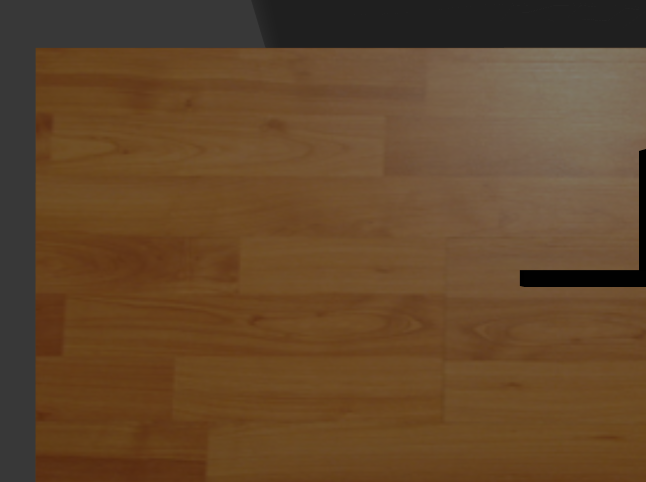
//> input picture imgB.png, 1292 x 964 px (shown at 1/2 size); the run also reads 1 picture not shown here
$ ./imgRec_v3_copy   (built with g++ and OpenCV 4)
//> lines starting //> are read from the running program, lines starting //| are printed output that depends on the picture; after the words box and inside, x2 and y2 are one past the last pixel; in counts of white or black regions, pixels touching at a corner belong together
#include<opencv2/imgproc.hpp>
#include<opencv2/highgui.hpp>
#include<iostream>

using namespace cv;
using namespace std;

//g++ -ggdb imgRec_v3.cpp -o imgRec `pkg-config --cflags --libs opencv`

void normalizeAndCompare(vector<Mat> templates, vector<Mat> samples);

Mat rotate(Mat src, double angle);

Mat rotate(Mat src, double angle)   //rotate function returning mat object with parametres imagefile and angle
{
    //get rotation matrix for rotating the image around its center in pixel coordinates
    Point2f center((src.cols-1)/2.0, (src.rows-1)/2.0);
    Mat rot = cv::getRotationMatrix2D(center, angle, 1.0);
    // determine bounding rectangle, center not relevant
    Rect2f bbox = cv::RotatedRect(cv::Point2f(), src.size(), angle).boundingRect2f();
    // adjust transformation matrix
    rot.at<double>(0,2) += bbox.width/2.0 - src.cols/2.0;
    rot.at<double>(1,2) += bbox.height/2.0 - src.rows/2.0;

    Mat dst;
    warpAffine(src, dst, rot, bbox.size());
    return dst;         //returning Mat object for output image file
}

int main(){

    //Read input image in gray scale
    //Mat image = imread("depthcam.png", IMREAD_GRAYSCALE);
    //Mat image = imread("imgF.jpg", IMREAD_COLOR);

    Mat b = imread("imgB.png", IMREAD_COLOR);
//> b is the input picture: 964 rows x 1292 cols, CV_8UC3; mean B, G, R 43, 71, 99.3


    Mat frame, fgMask, diff_im, blurredImage, im_th, im_out, greyMat, image;

    frame = imread("imgP.png", IMREAD_COLOR);


    bitwise_xor(b,frame,diff_im);


    medianBlur ( diff_im, blurredImage, 7 );

    threshold(blurredImage, im_th, 8, 255, THRESH_BINARY);

    medianBlur ( im_th, blurredImage, 7 );
//> blurredImage: 964 rows x 1292 cols, CV_8UC3; mean B, G, R 20.5, 20.1, 18.7

    cvtColor(blurredImage, greyMat, COLOR_BGR2GRAY);

    threshold(greyMat, image, 10, 255, THRESH_BINARY_INV);
//> image: 964 rows x 1292 cols, CV_8UC1; 91.6% white; 6 black regions, box (x1, y1, x2, y2) and area: (868, 810, 1049, 939) 18523, (815, 494, 998, 714) 18036, (814, 275, 991, 446) 17867, (548, 599, 717, 774) 16950, (546, 221, 772, 340) 16934, (549, 441, 718, 553) 15698

    Mat thresholdedImage;
    //Apply canny to the input image
    //Canny(image, thresholdedImage, 40, 70, 3);
    Canny(image, thresholdedImage, 40, 85, 5);
//> thresholdedImage: 964 rows x 1292 cols, CV_8UC1; 0.42% white in thin lines or dots, all inside (x1, y1, x2, y2) = (545, 220, 1049, 939)

    //To store contours
    vector<vector<Point>> contours(6), contours1;

    //To store hierarchy(nestedness)
    vector<Vec4i> hierarchy;

    //Find contours
    //findContours(thresholdedImage, contours, hierarchy, RETR_TREE, CHAIN_APPROX_SIMPLE);
    findContours(thresholdedImage, contours1, hierarchy, RETR_EXTERNAL, CHAIN_APPROX_SIMPLE, Point(0,0));
//> contours1 = 6 contours; box (x1, y1, x2, y2) and area: (867, 809, 1049, 939) 20086, (815, 493, 998, 714) 18429, (813, 274, 991, 446) 17894, (545, 220, 772, 340) 16988, (547, 598, 717, 774) 16948, (548, 440, 718, 553) 15688

    for( size_t i = 0; i< contours1.size(); i++ ){
        drawContours(image, contours1, i, Scalar(0), -1);
    }
//> this loop made 6 passes
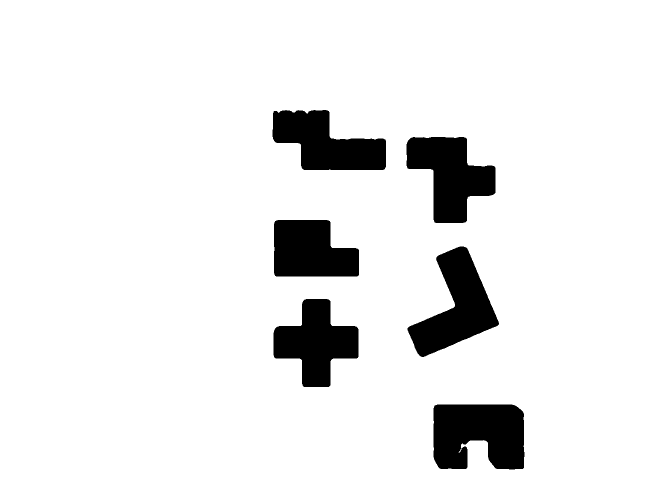
//> image: 964 rows x 1292 cols, CV_8UC1 (shown at 1/2 size); 91.3% white; 6 black regions, box (x1, y1, x2, y2) and area: (867, 809, 1049, 939) 20440, (815, 493, 998, 714) 18739, (813, 274, 991, 446) 18220, (545, 220, 772, 340) 17317, (547, 598, 717, 774) 17268, (548, 440, 718, 553) 15961

    Canny(image, thresholdedImage, 40, 85, 5);
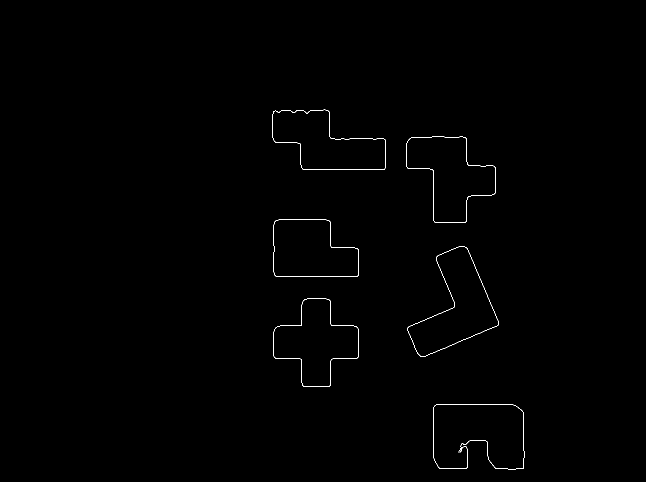
//> thresholdedImage: 964 rows x 1292 cols, CV_8UC1 (shown at 1/2 size); 0.32% white in thin lines or dots, all inside (x1, y1, x2, y2) = (544, 219, 1049, 939)
    findContours(thresholdedImage, contours1, hierarchy, RETR_EXTERNAL, CHAIN_APPROX_SIMPLE, Point(0,0));
//> contours1 = 6 contours; box (x1, y1, x2, y2) and area: (866, 808, 1049, 939) 20479, (814, 492, 998, 714) 18740, (812, 273, 991, 446) 18200, (544, 219, 772, 340) 17268, (546, 597, 717, 774) 17260, (547, 439, 718, 553) 15947

    //Output image to draw contours on
    Mat output;
    output = Mat::zeros( thresholdedImage.size(), CV_8UC3 );

    RNG rng(12345);

    int k = 0;

    double epsilon;
    for( size_t i = 0; i< contours1.size(); i++ ){
        if (contours1[i].size() > 30){
            epsilon = 0.02*arcLength(contours1[i], true);
            approxPolyDP(contours1[i], contours[k], epsilon, true);
            k++;
        }

    }
//> this loop made 6 passes
//> epsilon on passes 1 to 6: 14.55, 13.22, 14.58, 11.06, 13.53, 13.76
//> after the loop, k = 6

    // Load Templates
    vector<Mat> templates;
    templates.push_back(imread("F.png", IMREAD_GRAYSCALE));
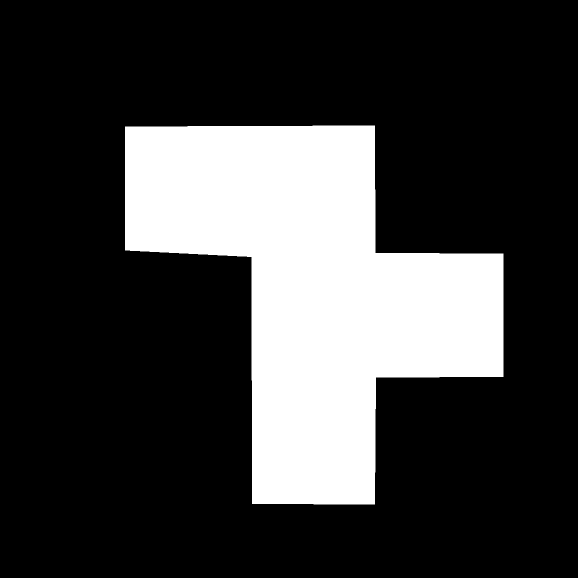
//> input picture F.png, 1155 x 1155 px (shown at 1/2 size)
//> templates[0]: 1155 rows x 1155 cols, CV_8UC1; values 0 (black) and 183 (white), 23.6% white; 1 white region, box (x1, y1, x2, y2) and area: (250, 251, 1007, 1009) 315360
    templates.push_back(imread("L.png", IMREAD_GRAYSCALE));
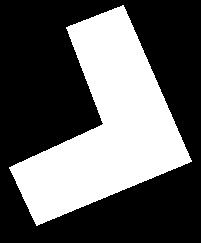
//> input picture L.png, 201 x 243 px
//> templates[1]: 243 rows x 201 cols, CV_8UC1; values 0 (black) and 183 (white), 37% white; 1 white region, box (x1, y1, x2, y2) and area: (9, 5, 192, 226) 18077
    templates.push_back(imread("N.png", IMREAD_GRAYSCALE));
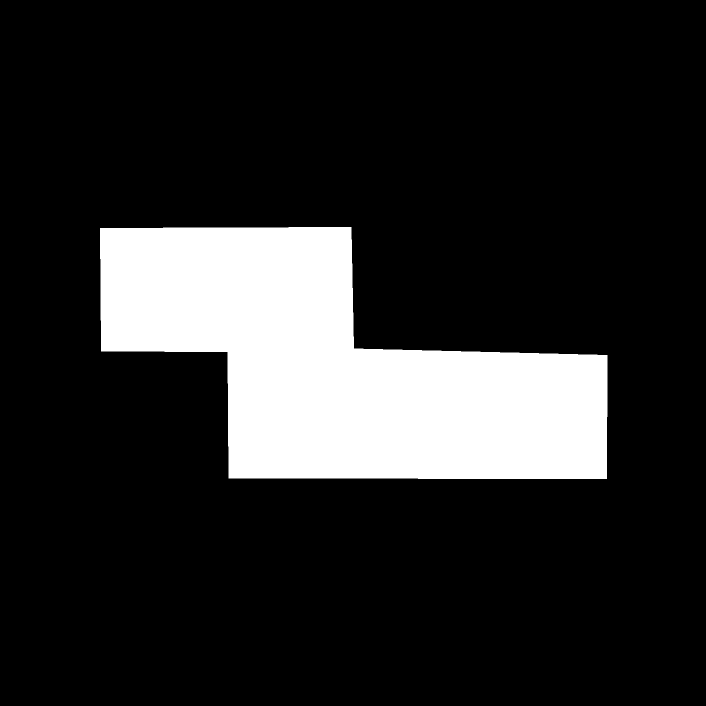
//> input picture N.png, 1412 x 1412 px (shown at 1/2 size)
//> templates[2]: 1412 rows x 1412 cols, CV_8UC1; values 0 (black) and 183 (white), 16% white; 1 white region, box (x1, y1, x2, y2) and area: (200, 454, 1215, 958) 318039
    templates.push_back(imread("P.png", IMREAD_GRAYSCALE));
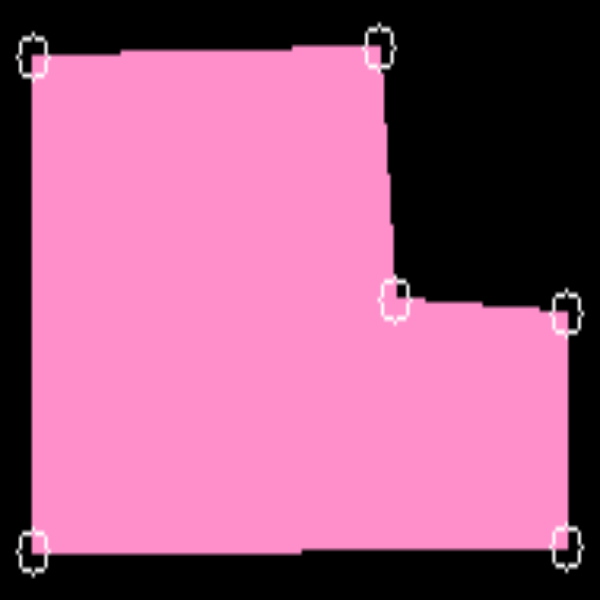
//> input picture P.png, 600 x 600 px
//> templates[3]: 600 rows x 600 cols, CV_8UC1; min 0, max 254, mean 114.9
    templates.push_back(imread("U.png", IMREAD_GRAYSCALE));
//> U.png cannot be read in this run, so this picture is empty
    templates.push_back(imread("X.png", IMREAD_GRAYSCALE));
//> X.png cannot be read in this run, so this picture is empty

    vector<Mat> res;
    Scalar color = Scalar( rng.uniform(0, 255), rng.uniform(0,255), rng.uniform(0,255) );
    for( size_t i = 0; i< contours.size(); i++ ){
        cout << "Size " << i << ": " << contours[i].size() << endl;
        Mat t = Mat::zeros(thresholdedImage.size(), CV_8UC3);
        drawContours(t, contours, i, color, CV_FILLED);
        // for (int j = 0; j < contours[i].size(); ++j){
        //     circle(t, contours[i][j], 5, Scalar(255,255,255));
        // }
        Rect roi = boundingRect(contours[i]);
        roi.x = roi.x*0.99;
        roi.y = roi.y*0.99;
        roi.width = roi.width*1.1;
        roi.height = roi.height*1.1;
        Mat f(t,roi);
        // resize(f,f,Size(600,600));
        cvtColor(f, f, COLOR_BGR2GRAY);
        res.push_back(f);
    }
//> this loop made 6 passes
//| Size 0: 8
//| Size 1: 12
//| Size 2: 6
//| Size 3: 6
//| Size 4: 10
//| Size 5: 8
//> pass 2, `cvtColor(f, f, COLOR_BGR2GRAY);`:
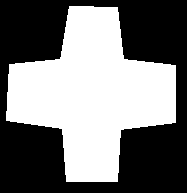
//> f: 193 rows x 187 cols, CV_8UC1; values 0 (black) and 183 (white), 47.2% white; 1 white region, box (x1, y1, x2, y2) and area: (6, 6, 176, 182) 17041

    for( size_t i = 0; i< res.size(); i++ ){
        string name = "contours" + to_string(i) + ".png";
        imshow(name, res[i]);
        // imwrite(name, res[i]);
    }

    normalizeAndCompare(templates, res);

    // [45 lines of commented-out code are left out]
    waitKey(0);


    //close all the opened windows
    destroyAllWindows();

    // imwrite("imgC2.jpg", output);

    return 0;
}


void normalizeAndCompare(vector<Mat> templates, vector<Mat> samples){
    double result_rotate;
    vector<String> names{"F", "L", "N", "P", "U", "X"};
    Mat tmp1, tmp2;
    vector<double> result;
    for(size_t i = 0; i < templates.size(); i++){
        vector<double> result;
        cout << names[i] << endl;
        for(size_t j = 0; j < samples.size(); j++){
            result_rotate = (matchShapes(templates[i], samples[j], 1, 0.0));
            double temp_result;
            int best_angle = 0;
            //rotate and get the best angle
            for(int ang = 1; ang < 361; ang++){
                temp_result = (matchShapes(templates[i], rotate(samples[j], ang), 1, 0.0));
                if(temp_result<result_rotate){
                    result_rotate = temp_result;
                    best_angle = ang;
                }
            }

            result.push_back( result_rotate);
            cout << "Result " << j << ": " << result_rotate << " best ang " << best_angle << endl;
        }
        double minElementIndex = std::min_element(result.begin(),result.end()) - result.begin();
        double minElement = *std::min_element(result.begin(), result.end());
        cout << "MIN INDEX " << minElementIndex << " : " << minElement << endl;
    }
//> this loop made 6 passes
//> result_rotate on passes 1 to 6: 0.00904, 0.00422, 0.0041, 0.0196, 1.8e+308, 1.8e+308
//| F
//| MIN INDEX 0 : 0.00291825
//| L
//| MIN INDEX 2 : 0
//| N
//| MIN INDEX 5 : 0.00410034
//| P
//| MIN INDEX 1 : 0.000391734
//| U
//| MIN INDEX 0 : 1.79769e+308
//> (the first 10 of 12 printed lines)
//> after the loop, result_rotate = 1.8e+308
}

void correctVertices(vector<vector<Point>> inputArr, vector<vector<Point>> outputArr){
    Point p;
    for(size_t i = 0; i < inputArr.size(); i++){
        // alinhar os pontos ajuda???
        // imagem direita para o match
    }

}
